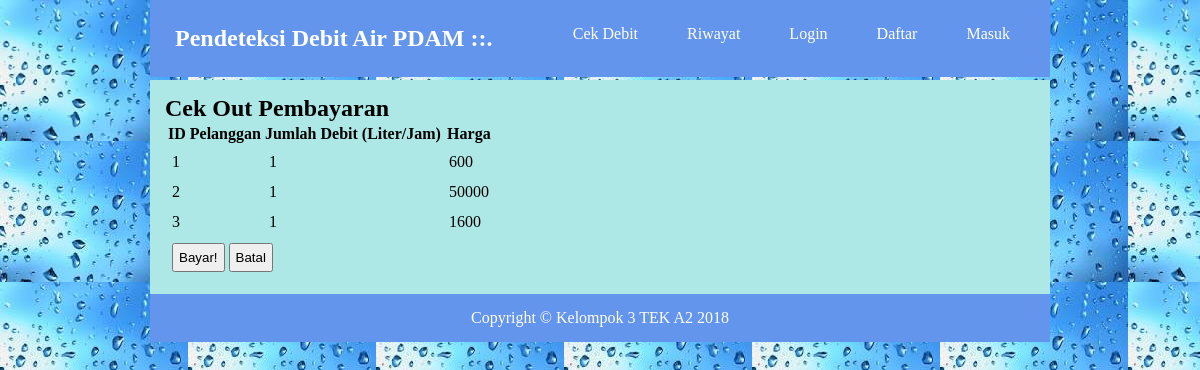
The page /project/transaksiDebit.php on the database its author committed.
### tables this page shows
CREATE TABLE `tbl_cekdebit` (
  `id_tagihan` int(6) NOT NULL,
  `id_pengguna` int(6) NOT NULL,
  `jlh_debit` int(20) NOT NULL,
  `jlh_tagihan` int(20) NOT NULL
);

### project/transaksiDebit.php (the view, shortened to what this page needs)
<?php require 'header.php'; ?>
<?php require 'koneksi.php'; ?>
	<h2>Cek Out Pembayaran</h2>
	<form action="halTransaksi.php" method="post">
	<table>
		<thead>
			<tr>
				<th>ID Pelanggan</th>
				<th>Jumlah Debit (Liter/Jam)</th>
				<th>Harga</th>
			</tr>
		</thead>
		<tbody>
			<tr>
			<?php
				$sql="SELECT * FROM tbl_cekdebit";
				if ($result=mysqli_query($con,$sql)){
					while ($row=mysqli_fetch_row($result)){
						echo "
								<tr><td>".$row[0]."</td>
								<td>".$row[1]."</td>
								<td>".$row[2]."</td>
							";
					}
				}
			?>
			</tr>
		</tbody>
	<tr>
			<td colspan="3">
				<input type="submit" value="Bayar!" onclick="window.location='insert_data.php';">
				<input type="button" value="Batal" onclick="window.location='cekDebit.php';">
			</td>
		</tr>
		</table>
	</form>
<?php
	require 'footer.php';
?>

### project/riwayat.css (style rules this page uses)
* { margin: 0; }
body { background: url('background.jpg'); background-attachment: fixed; font-family: tahoma; }
form td, form td input { padding: 5px; }

### rows shown on the page
tbl_cekdebit: id_tagihan "1", id_pengguna "1", jlh_debit "600"
tbl_cekdebit: id_tagihan "2", id_pengguna "1", jlh_debit "50000"
tbl_cekdebit: id_tagihan "3", id_pengguna "1", jlh_debit "1600"
